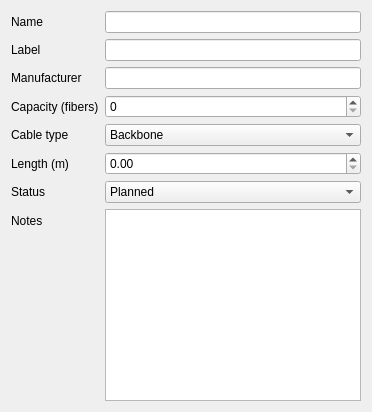
<?xml version="1.0" encoding="UTF-8"?>
<ui version="4.0">
 <class>CablesUndergroundForm</class>
 <widget class="QWidget" name="CablesUndergroundForm">
  <layout class="QFormLayout" name="formLayout">
   <item row="0" column="0"><widget class="QLabel"><property name="text"><string>Name</string></property></widget></item>
   <item row="0" column="1"><widget class="QLineEdit" name="naziv"/></item>
   <item row="1" column="0"><widget class="QLabel"><property name="text"><string>Label</string></property></widget></item>
   <item row="1" column="1"><widget class="QLineEdit" name="oznaka"/></item>
   <item row="2" column="0"><widget class="QLabel"><property name="text"><string>Manufacturer</string></property></widget></item>
   <item row="2" column="1"><widget class="QLineEdit" name="proizvodjac"/></item>
   <item row="3" column="0"><widget class="QLabel"><property name="text"><string>Capacity (fibers)</string></property></widget></item>
   <item row="3" column="1"><widget class="QSpinBox" name="kapacitet"><property name="maximum"><number>864</number></property></widget></item>
   <item row="4" column="0"><widget class="QLabel"><property name="text"><string>Cable type</string></property></widget></item>
   <item row="4" column="1">
    <widget class="QComboBox" name="tip">
     <item><property name="text"><string>Backbone</string></property></item>
     <item><property name="text"><string>Distributive</string></property></item>
     <item><property name="text"><string>Drop</string></property></item>
    </widget>
   </item>
   <item row="5" column="0"><widget class="QLabel"><property name="text"><string>Length (m)</string></property></widget></item>
   <item row="5" column="1"><widget class="QDoubleSpinBox" name="duzina"><property name="maximum"><double>100000.0</double></property><property name="singleStep"><double>1.0</double></property></widget></item>
   <item row="6" column="0"><widget class="QLabel"><property name="text"><string>Status</string></property></widget></item>
   <item row="6" column="1">
    <widget class="QComboBox" name="stanje">
     <item><property name="text"><string>Planned</string></property></item>
     <item><property name="text"><string>Built</string></property></item>
     <item><property name="text"><string>Existing</string></property></item>
    </widget>
   </item>
   <item row="7" column="0"><widget class="QLabel"><property name="text"><string>Notes</string></property></widget></item>
   <item row="7" column="1"><widget class="QPlainTextEdit" name="napomena"/></item>
  </layout>
 </widget>
</ui>
